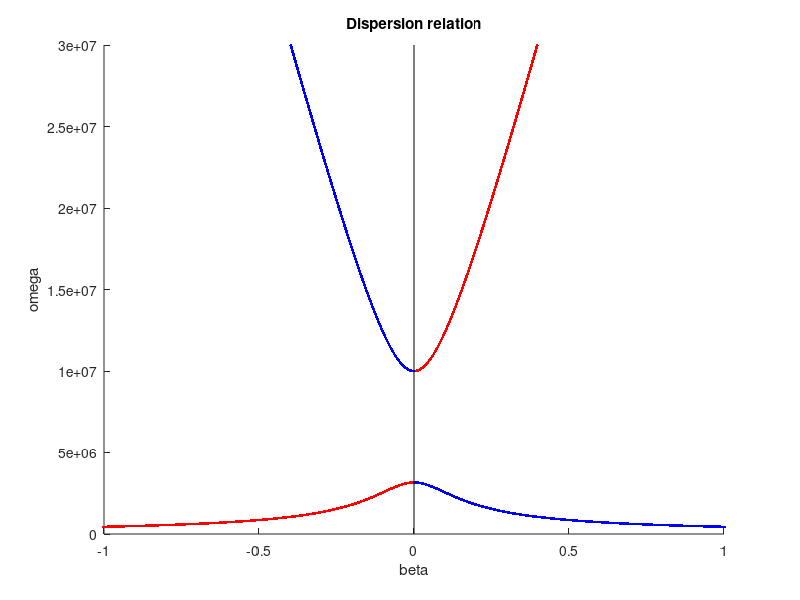
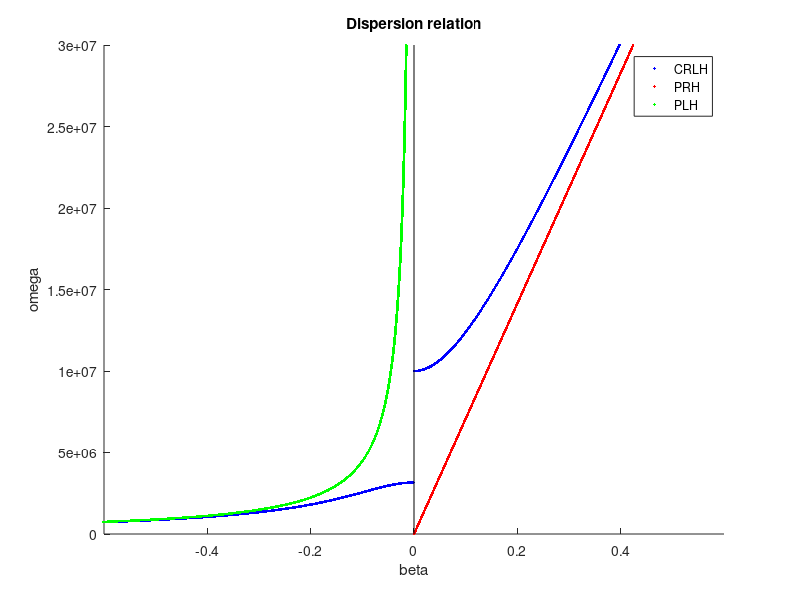
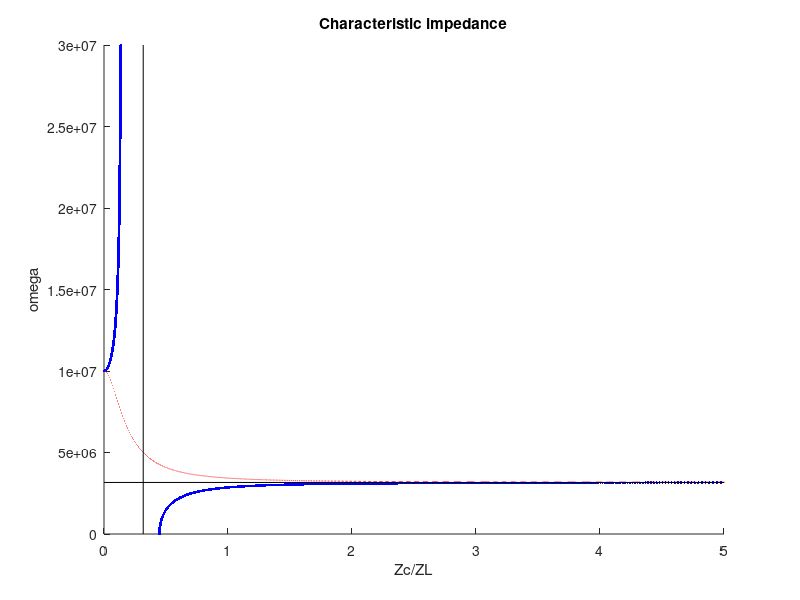
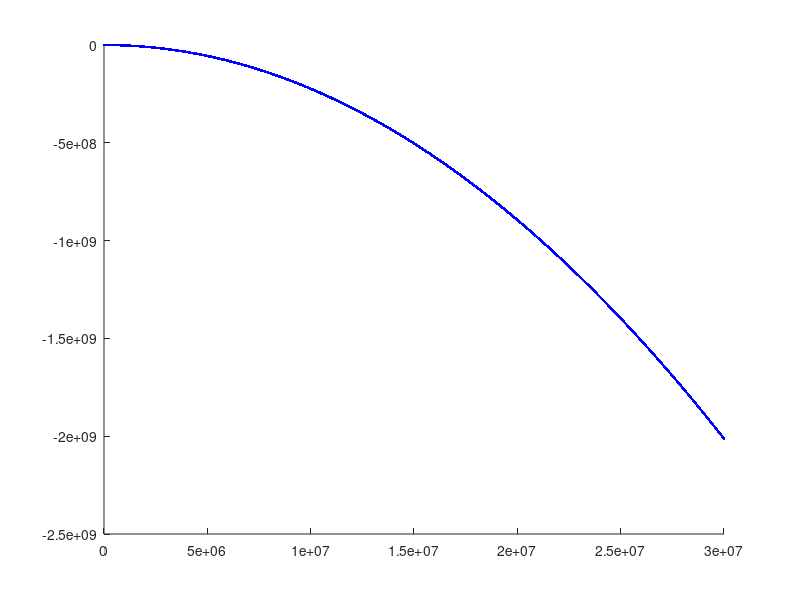

The MATLAB source for these figures, in order:
%% 复现3.1和3.2的图
%初始化
clear
clc
close all

%四个电路参数
LR = 1e-8; %右手单位长度电感
CL = 1e-6; %左手倍长度电容
CR = 2e-8; %右手单位长度电感
LL = 5e-6; %左手倍长度电感

%中间量
omegaR = sqrt(1 / (LR * CR));
omegaL = sqrt(1 / (LL * CL));
k = LR * CL + LL * CR;
omegase = sqrt(1 / (LR * CL));
omegash = sqrt(1 / (LL * CR));

%%fig3.3(a)
Omega = 3e7;
omega = 0:Omega / 200000:Omega; %扫频范围
beta = zeros(1, length(omega));

for i = 1:length(omega)
    temp = (omega(i) / omegaR) ^ 2 - k * omegaL ^ 2 + (omegaL / omega(i)) ^ 2; %计算相位常数

    if temp < 0 %纯实属，阻带
        continue
    end

    if omega(i) < min(omegase, omegash)
        beta(i) = -sqrt(temp); %这里我没懂为什么要取负号，因为是左手的吗
    elseif omega(i) > max(omegase, omegash)
        beta(i) = sqrt(temp);
    end

end

%剔除虚数解
idx = beta ~= 0;
beta = beta(idx);
omegaCRLH = omega(idx);

%绘制色散曲线
h1 = figure;
hold on
plot(beta, omegaCRLH, '.', 'Color', 'r')
%画取向相反时的色散曲线
plot(-beta, omegaCRLH, '.', 'Color', 'b')
%画坐标轴
plot([0 0], [0, Omega], "LineWidth", 0.5, "Color", "k")
xlim([-1 1])
xlabel('beta')
ylabel('omega')
title('Dispersion relation')

%%fig3.3(b)
%PRH
betaPRH = omega * sqrt(LR * CR);
%PLH
betaPLH = -omegaL ./ omega;

h2 = figure;
hold on
plot(beta, omegaCRLH, '.', 'Color', 'b')
plot(betaPRH, omega, '.', 'Color', 'r')
plot(betaPLH, omega, '.', 'Color', 'g')
plot([0 0], [0, Omega], "LineWidth", 0.5, "Color", "k")
xlim([-0.6 0.6])
xlabel('beta')
ylabel('omega')
title('Dispersion relation')
legend('CRLH', 'PRH', 'PLH')

%%fig3.4
Zc = sqrt(((omega / omegase) .^ 2 - 1) ./ ((omega / omegash) .^ 2 - 1)); %特性阻抗
ZL = sqrt(LL / CL);
redx = imag(Zc) == 0;
imdx = imag(Zc) ~= 0;
OmegaZc = omega(redx);
OmegaXc = omega(imdx);
Xc = imag(Zc(imdx));
Zc = Zc(redx);

h3 = figure;
hold on
plot(Zc / ZL, OmegaZc, '.', 'Color', 'b')
plot(Xc / ZL, OmegaXc, '--', 'Color', 'r')
plot([omegash / omegase, omegash / omegase], [0, Omega], 'LineWidth', 0.5, 'Color', 'k')
plot([0 5], [omegash, omegash], 'LineWidth', 0.5, 'Color', 'k')
xlabel('Zc/ZL')
ylabel('omega')
xlim([0 5])
title('Characteristic impedance')

%%fig3.5
vpCRLH = omegaCRLH ./ beta;
vpPRH = omega ./ betaPRH;
vpPLH = omega ./ betaPLH; %相速度
vgCRLH = abs(omega .* omegaR .^ -2 - omega .^ -3 .* omegaL .^ 2) ./ sqrt((omega ./ omegaR) .^ 2 + (omegaL ./ omega) .^ 2 - k .* omegaL .^ 2);
h4 = figure;
hold on
plot(omega, vpPLH, '.', 'Color', 'b')
